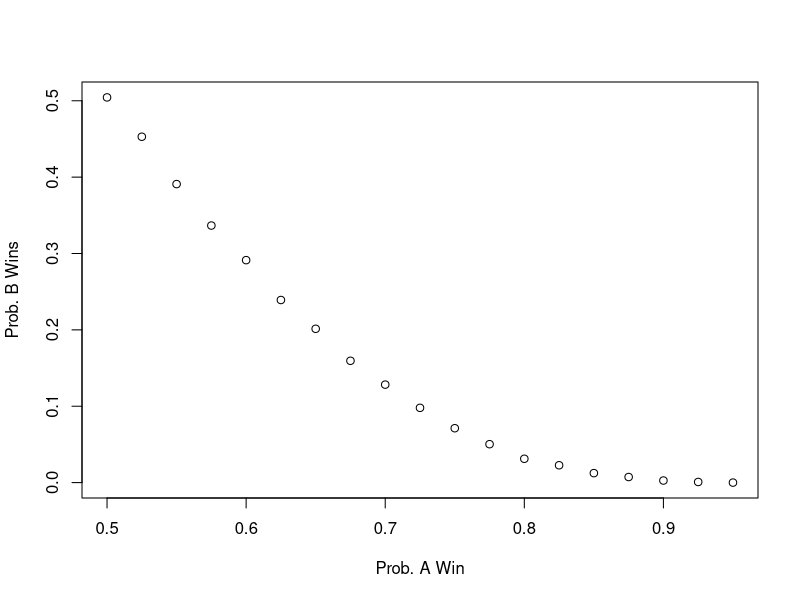

Source code (R):
# Two teams, say the Cavs and the Warriors, are playing a seven game championship series. The first to win four games wins the series. The teams are equally good, so they each have a 50-50 chance of winning each game.
# If the Cavs lose the first game, what is the probability that they win the series?
# Assign a variable 'n' as the number of remaining games.
n = 6

# Assign a variable `outcomes` as a vector of possible game outcomes, where 0 indicates a loss and 1 indicates a win for the Cavs.
outcomes = c(loss=0, win=1)

# Assign a variable `l` to a list of all possible outcomes in all remaining games. Use the `rep` function on `list(outcomes)` to create list of length `n`.
l = rep(list(outcomes), n)


# Create a data frame named 'possibilities' that contains all combinations of possible outcomes for the remaining games.
possibilities = expand.grid(l)

# Create a vector named 'results' that indicates whether each row in the data frame 'possibilities' contains enough wins for the Cavs to win the series.
results = rowSums(possibilities)>=4
# Calculate the proportion of 'results' in which the Cavs win the series. Print the outcome to the console.

mean(results)

# Monte Carlo Simulation
# The variable `B` specifies the number of times we want the simulation to run. Let's run the Monte Carlo simulation 10,000 times.
B <- 10000

# Use the `set.seed` function to make sure your answer matches the expected result after random sampling.
set.seed(1)

# Create an object called `results` that replicates for `B` iterations a simulated series and determines whether that series contains at least four wins for the Cavs.
results = replicate(B, {
  # select one out of 0,1 with replacement bcz each event is independendt
  results_of_6_games = replicate(6,sample(c(0,1), size=1,replace=TRUE))
  sum(results_of_6_games) >= 4
})

# Calculate the frequency out of `B` iterations that the Cavs won at least four games in the remainder of the series. Print your answer to the console.
mean(results)

# Two teams, A and B, are playing a seven series game series. Team A is better than team B and has a p>0.5 chance of winning each game.
# Show how the prob of B wining varies as prob of A winning keeps increasing from 0.5 to 0.95

# Let's assign the variable 'p' as the vector of probabilities that team A will win.
# starting from - 0.5 increase by 0.025 till 0.95 is reached
p <- seq(0.5, 0.95, 0.025)
# Calculate no. of items in sequence
length(seq(0.5, 0.95, 0.025))
# Given a value 'p', the probability of winning the series for the underdog team B can be computed with the following function based on a Monte Carlo simulation:
prob_win <- function(p){
  B <- 10000
  result <- replicate(B, {
    b_win <- sample(c(1,0), 7, replace = TRUE, prob = c(1-p, p))
    sum(b_win)>=4
  })
  mean(result)
}

# Apply the 'prob_win' function across the vector of probabilities that team A will win to determine the probability that team B will win. Call this object 'Pr'.

Pr = sapply(p, prob_win)

# Plot the probability 'p' on the x-axis and 'Pr' on the y-axis.
# This show how prob of B winning changes as prob of a winning goes on increasing
plot(p, Pr, xlab='Prob. A Win', ylab='Prob. B Wins')
